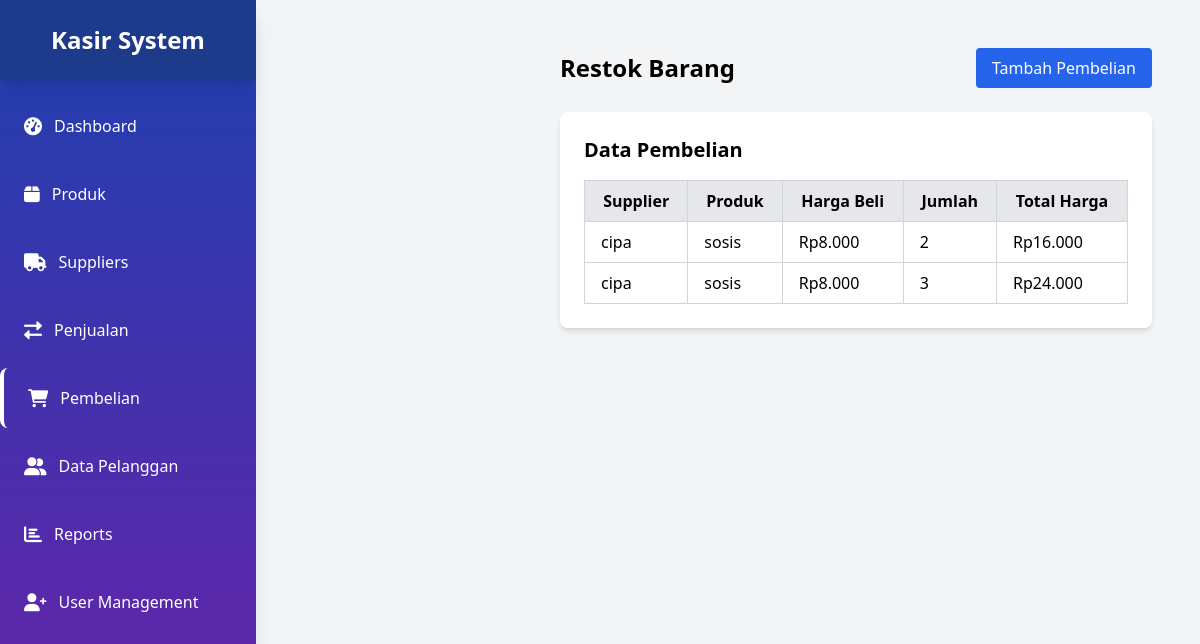
The page /public/pembelian.php (signed in) on the database its author committed.
### tables this page shows
CREATE TABLE `pembelian` (
  `id_pembelian` int(11) NOT NULL,
  `id_supplier` int(11) NOT NULL,
  `id_produk` int(11) NOT NULL,
  `harga_beli` decimal(10,2) NOT NULL,
  `jumlah` int(11) NOT NULL,
  `id_user` int(11) NOT NULL,
  `total_harga` decimal(10,2) GENERATED ALWAYS AS (`harga_beli` * `jumlah`) STORED,
  `tanggal_pembelian` date NOT NULL DEFAULT curdate()
);

CREATE TABLE `supplier` (
  `id_supplier` int(11) NOT NULL,
  `nama_supplier` varchar(255) NOT NULL,
  `kontak` varchar(50) NOT NULL,
  `alamat` text NOT NULL
);

CREATE TABLE `produk` (
  `id_produk` int(11) NOT NULL,
  `nama_produk` varchar(255) DEFAULT NULL,
  `id_kategori` int(11) DEFAULT NULL,
  `id_supplier` int(11) NOT NULL,
  `harga` decimal(10,2) NOT NULL,
  `stok` int(11) DEFAULT 0
);

### public/pembelian.php (the view, shortened to what this page needs)
<?php
require_once __DIR__ . '/../app/koneksi.php';
$pdo = $db;
$user_role = $_SESSION['role'] ?? '';
$current_page = basename($_SERVER['PHP_SELF']);
$pembelian = $pdo->query("SELECT p.id_pembelian, s.nama_supplier, pr.nama_produk, p.harga_beli, p.jumlah, p.total_harga
                          FROM pembelian p
                          JOIN supplier s ON p.id_supplier = s.id_supplier
                          JOIN produk pr ON p.id_produk = pr.id_produk")->fetchAll(PDO::FETCH_ASSOC);
?>
<!DOCTYPE html>
<html lang="id">
<head>
    <script src="https://cdn.tailwindcss.com"></script>
    <link href="https://cdnjs.cloudflare.com/ajax/libs/font-awesome/6.0.0/css/all.min.css" rel="stylesheet">
</head>
<body class="bg-gray-100 flex">
    <div class="w-64 h-screen bg-gradient-to-b from-blue-800 to-purple-800 shadow-xl fixed">
        <div class="flex items-center justify-center h-20 bg-blue-900 shadow-lg">
            <h1 class="text-white text-2xl font-bold">Kasir System</h1>
        </div>
        <nav class="mt-4 space-y-2">
            <a href="dashboard.php" class="flex items-center text-white py-4 px-6 hover:bg-white hover:bg-opacity-20 transition rounded-lg ">
                <i class="fas fa-tachometer-alt text-lg mr-3"></i> Dashboard
            </a>
            <a href="products.php" class="flex items-center text-white py-4 px-6 hover:bg-white hover:bg-opacity-20 transition rounded-lg">
                <i class="fas fa-box text-lg mr-3"></i> Produk
            </a>
            <a href="suppliers.php" class="flex items-center text-white py-4 px-6 hover:bg-white hover:bg-opacity-20 transition rounded-lg">
                <i class="fas fa-truck text-lg mr-3"></i> Suppliers
            </a>
            <a href="transaksi.php" class="flex items-center text-white py-4 px-6 hover:bg-white hover:bg-opacity-20 transition rounded-lg">
                <i class="fas fa-exchange-alt text-lg mr-3"></i> Penjualan
            </a>
            <a href="pembelian.php" class="flex items-center text-white py-4 px-6 hover:bg-white hover:bg-opacity-20 transition rounded-lg  <?php echo ($current_page == 'pembelian.php') ? 'border-l-4 border-white' : ''; ?>">
                <i class="fas fa-shopping-cart text-lg mr-3"></i> Pembelian
            </a>
            <a href="pelanggan.php" class="flex items-center text-white py-4 px-6 hover:bg-white hover:bg-opacity-20 transition rounded-lg">
                <i class="fas fa-user-friends text-lg mr-3"></i> Data Pelanggan
            </a>
            <a href="reports.php" class="flex items-center text-white py-4 px-6 hover:bg-white hover:bg-opacity-20 transition rounded-lg">
                <i class="fas fa-chart-bar text-lg mr-3"></i> Reports
            </a>
            <?php if ($user_role === 'admin') : ?>
                <a href="register2.php" class="flex items-center text-white py-4 px-6 hover:bg-white hover:bg-opacity-20 transition rounded-lg">
                    <i class="fas fa-user-plus text-lg mr-3"></i> User Management
                </a>
            <?php endif; ?>
        </nav>
    </div>
</body>
    <div class="ml-64 flex-1 p-6">
    <div class="ml-64 flex-1 p-6">
        <div class="flex justify-between items-center mb-6">
            <h1 class="text-2xl font-bold">Restok Barang</h1>
            <button onclick="document.getElementById('formPembelian').classList.toggle('hidden')" class="bg-blue-600 text-white px-4 py-2 rounded">Tambah Pembelian</button>
        </div>
        <div class="bg-white p-6 shadow-md rounded-lg mt-6">
            <h2 class="text-xl font-bold mb-4">Data Pembelian</h2>
            <table class="w-full border-collapse border border-gray-300">
                <thead>
                    <tr class="bg-gray-200">
                        <th class="border border-gray-300 px-4 py-2">Supplier</th>
                        <th class="border border-gray-300 px-4 py-2">Produk</th>
                        <th class="border border-gray-300 px-4 py-2">Harga Beli</th>
                        <th class="border border-gray-300 px-4 py-2">Jumlah</th>
                        <th class="border border-gray-300 px-4 py-2">Total Harga</th>
                    </tr>
                </thead>
                <tbody>
                    <?php foreach ($pembelian as $item) : ?>
                        <tr>
                            <td class="border border-gray-300 px-4 py-2"><?= $item['nama_supplier'] ?></td>
                            <td class="border border-gray-300 px-4 py-2"><?= $item['nama_produk'] ?></td>
                            <td class="border border-gray-300 px-4 py-2">Rp<?= number_format($item['harga_beli'], 0, ',', '.') ?></td>
                            <td class="border border-gray-300 px-4 py-2"><?= $item['jumlah'] ?></td>
                            <td class="border border-gray-300 px-4 py-2">Rp<?= number_format($item['total_harga'], 0, ',', '.') ?></td>
                        </tr>
                    <?php endforeach; ?>
                </tbody>
            </table>
        </div>
    </div>
</body>
</html>

### rows shown on the page
pembelian: id_supplier.nama_supplier "cipa", id_produk.nama_produk "sosis", harga_beli "8.000", jumlah "2", total_harga "16.000"
pembelian: id_supplier.nama_supplier "cipa", id_produk.nama_produk "sosis", harga_beli "8.000", jumlah "3", total_harga "24.000"
